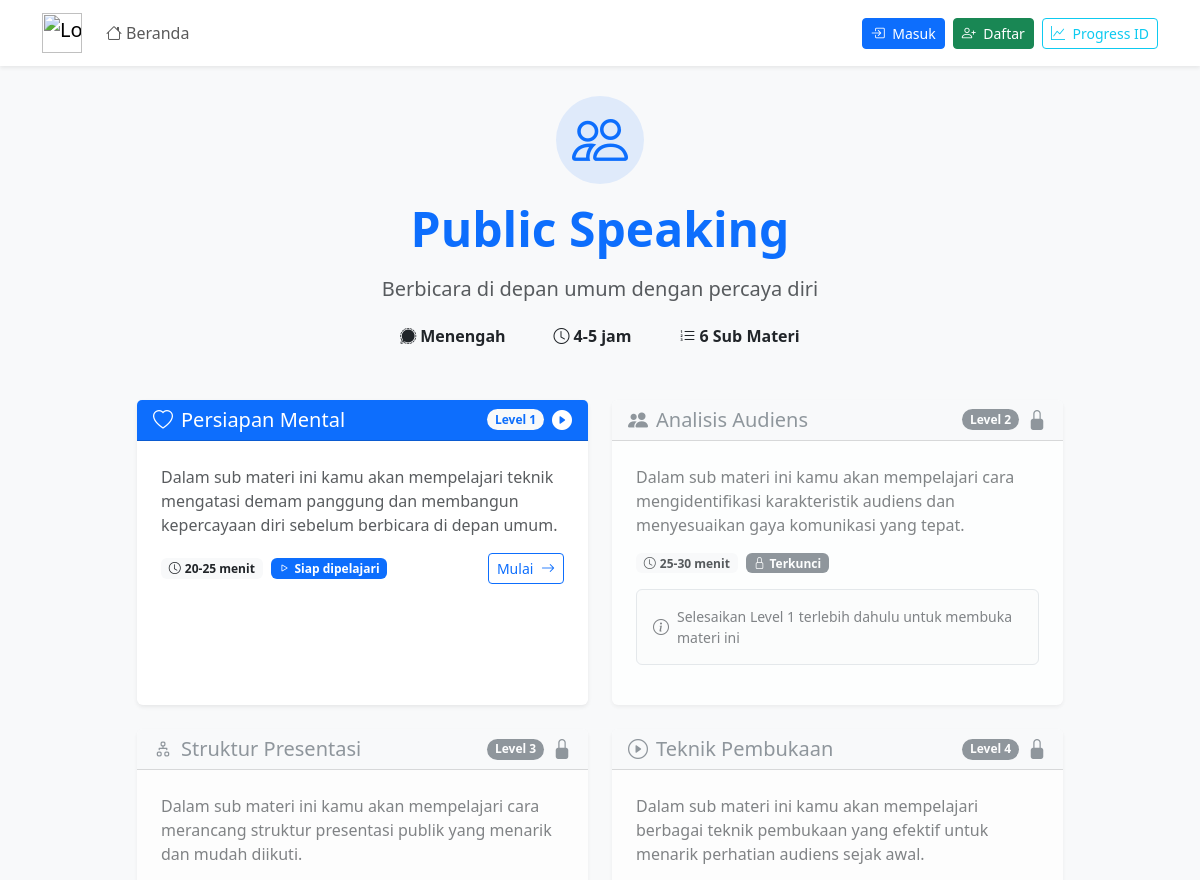
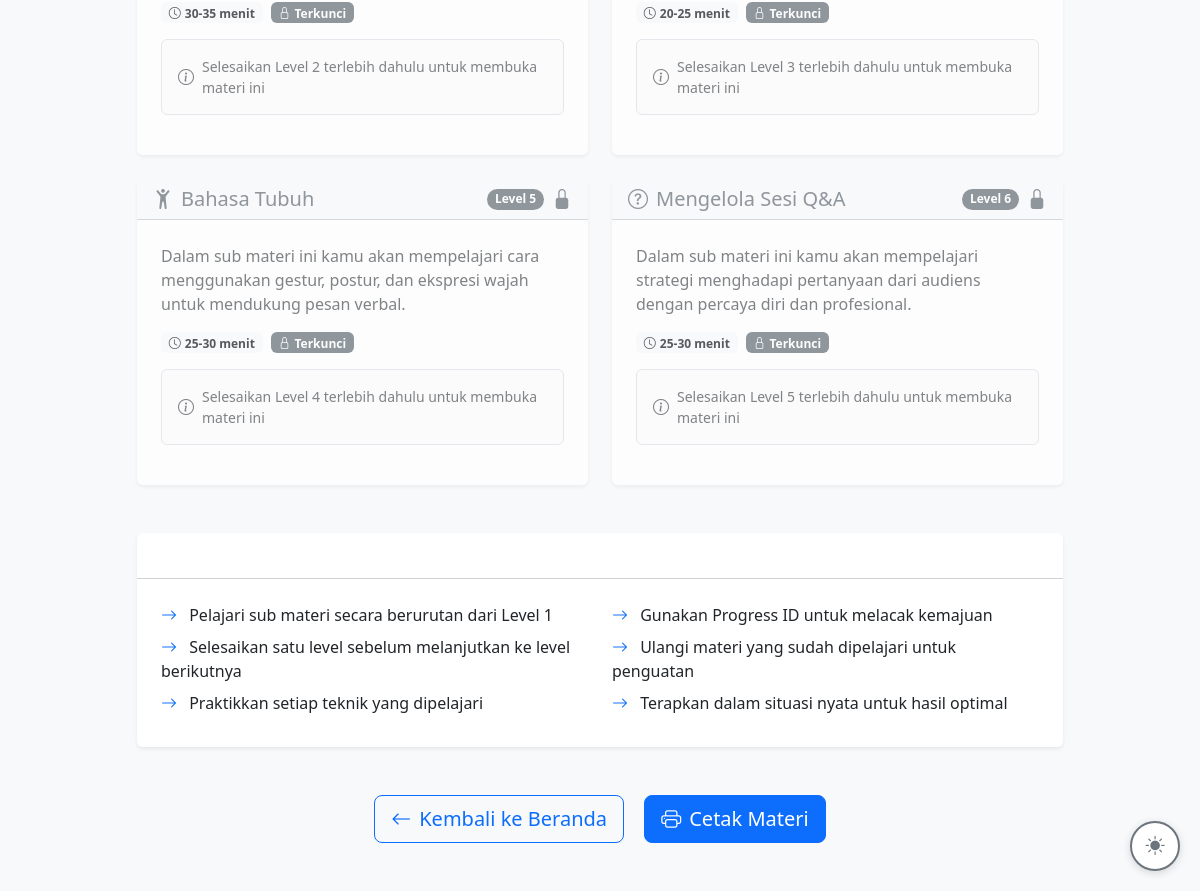
Page /pages/material.php?material_key=public-speaking on the committed database (2 pictures, top to bottom).
### tables this page shows
CREATE TABLE `materials` (
  `id` int(11) NOT NULL,
  `material_key` varchar(50) NOT NULL,
  `name` varchar(100) NOT NULL,
  `description` text DEFAULT NULL,
  `icon` varchar(50) DEFAULT NULL,
  `difficulty` enum('Pemula','Menengah','Lanjutan') DEFAULT 'Pemula',
  `duration` varchar(20) DEFAULT NULL,
  `is_active` tinyint(1) DEFAULT 1,
  `created_at` timestamp NOT NULL DEFAULT current_timestamp(),
  `deleted_at` timestamp NULL DEFAULT NULL
);

CREATE TABLE `submaterials` (
  `id` int(11) NOT NULL,
  `material_key` varchar(50) NOT NULL,
  `submaterial_key` varchar(50) NOT NULL,
  `title` varchar(200) NOT NULL,
  `description` text DEFAULT NULL,
  `level` int(11) DEFAULT 1,
  `icon` varchar(50) DEFAULT 'bi-circle',
  `duration` varchar(20) DEFAULT NULL,
  `is_active` tinyint(1) DEFAULT 1,
  `sort_order` int(11) DEFAULT 0,
  `created_at` timestamp NOT NULL DEFAULT current_timestamp(),
  `deleted_at` timestamp NULL DEFAULT NULL
);

### includes/functions.php (called while the page is built, shortened)
<?php
class Database {
    private static $instance = null;
    private $pdo;
    private function __construct() {
        $configPath = __DIR__ . '/../config/database.php';
        if (file_exists($configPath)) {
            $config = include $configPath;
        }
        try {
            $dsn = "mysql:host={$config['host']};dbname={$config['database']};charset={$config['charset']}";
            $options = [
                PDO::ATTR_ERRMODE => PDO::ERRMODE_EXCEPTION,
                PDO::ATTR_DEFAULT_FETCH_MODE => PDO::FETCH_ASSOC,
                PDO::ATTR_EMULATE_PREPARES => false,
            ];
            $this->pdo = new PDO($dsn, $config['username'], $config['password'], $options);
        } catch (PDOException $e) {
            die('Database connection failed: ' . $e->getMessage());
        }
    }
    public static function getInstance() {
        if (self::$instance === null) {
            self::$instance = new self();
        }
        return self::$instance;
    }
    public function getPDO() {
        return $this->pdo;
    }
}
function getDB() {
    return Database::getInstance()->getPDO();
}
function e($string) {
    return htmlspecialchars($string, ENT_QUOTES, 'UTF-8');
}
function getMaterialInfo($materialKey) {
    try {
        $db = getDB();
        $stmt = $db->prepare("SELECT * FROM materials WHERE material_key = ? AND is_active = 1");
        $stmt->execute([$materialKey]);
        $result = $stmt->fetch();
        return $result;
    } catch (Exception $e) {
        return [
            'material_key' => $materialKey,
            'name' => ucwords(str_replace('-', ' ', $materialKey)),
            'description' => 'Pelajari materi pembelajaran yang menarik dan bermanfaat',
            'icon' => 'bi-book',
            'difficulty' => 'Pemula',
            'duration' => '2-3 jam'
        ];
    }
}
function getSubmaterials($materialKey, $userId = null, $progressId = null) {
    try {
        $db = getDB();
        $stmt = $db->prepare("
            SELECT * FROM submaterials
            WHERE material_key = ? AND is_active = 1
            ORDER BY sort_order, level
        ");
        $stmt->execute([$materialKey]);
        $submaterials = $stmt->fetchAll();
        return $submaterials;
    } catch (Exception $e) {
        return [];
    }
}
?>

### pages/material.php (the view, shortened to what this page needs)
<link rel="stylesheet" href="<?php echo $basePath; ?>assets/css/materials.css">
<?php
include __DIR__ . '/../includes/functions.php';
$materialKey = $_GET['material_key'] ?? $_GET['material_id'] ?? $_GET['material'] ?? null;
$progressId = $_GET['progress_id'] ?? $_SESSION['progress_id'] ?? null;
$currentUser = getCurrentUser();
$userId = $currentUser ? $currentUser['user_id'] : null;
$materialInfo = getMaterialInfo($materialKey);
$submaterials = getSubmaterials($materialKey, $userId, $progressId);
$totalCount = count($submaterials);
include __DIR__ . '/../includes/header.php';
?>
<div class="container py-5 mt-5">
    <div class="row justify-content-center">
        <div class="col-lg-10">
            <div class="text-center mb-5" data-aos="fade-up">
                <div class="d-inline-block p-3 bg-primary bg-opacity-10 rounded-circle mb-3">
                    <i class="<?php echo e($materialInfo['icon']); ?> display-4 text-primary"></i>
                </div>
                <h1 class="display-5 fw-bold text-primary mb-3"><?php echo e($materialInfo['name']); ?></h1>
                <p class="lead text-muted"><?php echo e($materialInfo['description']); ?></p>
                <div class="d-flex justify-content-center gap-3 mt-3">
                    <span class="badge bg-light text-dark fs-6 px-3 py-2">
                        <i class="bi bi-signal me-1"></i><?php echo e($materialInfo['difficulty']); ?>
                    </span>
                    <span class="badge bg-light text-dark fs-6 px-3 py-2">
                        <i class="bi bi-clock me-1"></i><?php echo e($materialInfo['duration']); ?>
                    </span>
                    <span class="badge bg-light text-dark fs-6 px-3 py-2">
                        <i class="bi bi-list-ol me-1"></i><?php echo $totalCount; ?> Sub Materi
                    </span>
                </div>
            </div>
            <div class="row g-4">
                <?php
                $delay = 200;
                foreach ($submaterials as $index => $submaterial):
                    $isLocked = false;
                    $canAccess = true;
                    if ($submaterial['level'] > 1) {
                        $prevCompleted = false;
                        if (!$prevCompleted) {
                            $isLocked = true;
                            $canAccess = false;
                        }
                    }
                    $cardClass = 'h-100 border-0 shadow-sm';
                    if ($isLocked) {
                        $cardClass .= ' opacity-75';
                    } else {
                        $cardClass .= ' hover-card';
                    }
                    if ($submaterial['is_completed']) {
                        $headerClass = 'bg-success text-white';
                        $statusIcon = 'bi-check-circle-fill';
                    } elseif ($isLocked) {
                        $headerClass = 'bg-light text-muted';
                        $statusIcon = 'bi-lock-fill';
                    } else {
                        $headerClass = 'bg-primary text-white';
                        $statusIcon = 'bi-play-circle-fill';
                    }
                ?>
                    <div class="col-lg-6" data-aos="fade-up" data-aos-delay="<?php echo $delay; ?>">
                        <div class="card <?php echo $cardClass; ?>">
                            <?php if ($canAccess): ?>
                                <a href="submaterial.php?material_key=<?php echo urlencode($materialKey); ?>&sub=<?php echo urlencode($submaterial['submaterial_key']); ?><?php echo ($progressId ? '&progress_id=' . urlencode($progressId) : ''); ?>"
                                   class="text-decoration-none">
                            <?php endif; ?>
                                <div class="card-header <?php echo $headerClass; ?> d-flex justify-content-between align-items-center">
                                    <h5 class="mb-0 d-flex align-items-center">
                                        <i class="<?php echo e($submaterial['icon']); ?> me-2"></i>
                                        <?php echo e($submaterial['title']); ?>
                                    </h5>
                                    <div class="d-flex align-items-center gap-2">
                                        <span class="badge <?php echo $submaterial['is_completed'] ? 'bg-light text-success' : ($isLocked ? 'bg-secondary' : 'bg-light text-primary'); ?> rounded-pill">
                                            Level <?php echo $submaterial['level']; ?>
                                        </span>
                                        <i class="<?php echo $statusIcon; ?> fs-5"></i>
                                    </div>
                                </div>
                                <div class="card-body p-4">
                                    <p class="text-muted mb-3"><?php echo e($submaterial['description']); ?></p>
                                    <div class="d-flex justify-content-between align-items-center mb-3">
                                        <div class="d-flex gap-2 flex-wrap">
                                            <?php if ($submaterial['duration']): ?>
                                                <span class="badge bg-light text-dark">
                                                    <i class="bi bi-clock me-1"></i><?php echo e($submaterial['duration']); ?>
                                                </span>
                                            <?php endif; ?>
                                            <?php if ($submaterial['is_completed']): ?>
                                                <span class="badge bg-success">
                                                    <i class="bi bi-check-circle me-1"></i>Selesai
                                                </span>
                                            <?php elseif ($isLocked): ?>
                                                <span class="badge bg-secondary">
                                                    <i class="bi bi-lock me-1"></i>Terkunci
                                                </span>
                                            <?php else: ?>
                                                <span class="badge bg-primary">
                                                    <i class="bi bi-play me-1"></i>Siap dipelajari
                                                </span>
                                            <?php endif; ?>
                                        </div>
                                        <?php if ($canAccess): ?>
                                            <span class="btn btn-sm <?php echo $submaterial['is_completed'] ? 'btn-outline-success' : 'btn-outline-primary'; ?>">
                                                <?php echo $submaterial['is_completed'] ? 'Ulangi' : 'Mulai'; ?>
                                                <i class="bi bi-arrow-right ms-1"></i>
                                            </span>
                                        <?php endif; ?>
                                    </div>
                                    <?php if ($isLocked): ?>
                                        <div class="alert alert-light border d-flex align-items-center" role="alert">
                                            <i class="bi bi-info-circle me-2 text-muted"></i>
                                            <small class="text-muted mb-0">
                                                Selesaikan Level <?php echo $submaterial['level'] - 1; ?> terlebih dahulu untuk membuka materi ini
                                            </small>
                                        </div>
                                    <?php endif; ?>
                                </div>
                            <?php if ($canAccess): ?>
                                </a>
                            <?php endif; ?>
                        </div>
                    </div>
                <?php
                    $delay += 100;
                endforeach;
                ?>
            </div>
            <div class="card border-0 shadow-sm mt-5" data-aos="fade-up" data-aos-delay="700">
                <div class="card-header bg-gradient text-white" style="background: linear-gradient(135deg, #667eea 0%, #764ba2 100%);">
                    <h4 class="mb-0">
                        <i class="bi bi-lightbulb me-2"></i>Tips Pembelajaran
                    </h4>
                </div>
                <div class="card-body p-4">
                    <div class="row">
                        <div class="col-md-6">
                            <ul class="list-unstyled mb-0">
                                <li class="mb-2">
                                    <i class="bi bi-arrow-right text-primary me-2"></i>
                                    Pelajari sub materi secara berurutan dari Level 1
                                </li>
                                <li class="mb-2">
                                    <i class="bi bi-arrow-right text-primary me-2"></i>
                                    Selesaikan satu level sebelum melanjutkan ke level berikutnya
                                </li>
                                <li class="mb-2">
                                    <i class="bi bi-arrow-right text-primary me-2"></i>
                                    Praktikkan setiap teknik yang dipelajari
                                </li>
                            </ul>
                        </div>
                        <div class="col-md-6">
                            <ul class="list-unstyled mb-0">
                                <li class="mb-2">
                                    <i class="bi bi-arrow-right text-primary me-2"></i>
                                    <?php if ($userId): ?>
                                        Progress Anda akan tersimpan otomatis
                                    <?php else: ?>
                                        Gunakan Progress ID untuk melacak kemajuan
                                    <?php endif; ?>
                                </li>
                                <li class="mb-2">
                                    <i class="bi bi-arrow-right text-primary me-2"></i>
                                    Ulangi materi yang sudah dipelajari untuk penguatan
                                </li>
                                <li class="mb-2">
                                    <i class="bi bi-arrow-right text-primary me-2"></i>
                                    Terapkan dalam situasi nyata untuk hasil optimal
                                </li>
                            </ul>
                        </div>
                    </div>
                </div>
            </div>
            <div class="text-center mt-5" data-aos="fade-up" data-aos-delay="800">
                <a href="../index.php" class="btn btn-outline-primary btn-lg me-3">
                    <i class="bi bi-arrow-left me-2"></i>Kembali ke Beranda
                </a>
                <button class="btn btn-primary btn-lg" onclick="window.print()">
                    <i class="bi bi-printer me-2"></i>Cetak Materi
                </button>
            </div>
        </div>
    </div>
</div>
<?php include '../includes/footer.php'; ?>

### assets/css/materials.css (style rules this page uses)
.hover-card { transition: all 0.3s ease; cursor: pointer; }
.card.opacity-75 { pointer-events: none; cursor: not-allowed; }
.card.opacity-75 .card-header { background-color: #f8f9fa !important; color: #6c757d !important; }
.badge.rounded-pill { font-size: 0.75rem; padding: 0.35em 0.65em; }

### assets/css/style.css (style rules this page uses)
body { background-color: #f8f9fa; min-height: 100vh; }

### rows in the picture
materials: name "Public Speaking", description "Berbicara di depan umum dengan percaya diri", difficulty "Menengah", duration "4-5 jam"
submaterials: title "Persiapan Mental", level "1", description "Dalam sub materi ini kamu akan mempelajari teknik mengatasi demam panggung dan membangun kepercayaan diri sebelum berbicara di depan umum.", duration "20-25 menit", shows "Siap dipelajari", shows "Mulai"
submaterials: title "Analisis Audiens", level "2", description "Dalam sub materi ini kamu akan mempelajari cara mengidentifikasi karakteristik audiens dan menyesuaikan gaya komunikasi yang tepat.", duration "25-30 menit", shows "Terkunci", $submaterial['level']-1 "1"
submaterials: title "Struktur Presentasi", level "3", description "Dalam sub materi ini kamu akan mempelajari cara merancang struktur presentasi publik yang menarik dan mudah diikuti.", duration "30-35 menit", shows "Terkunci", $submaterial['level']-1 "2"
submaterials: title "Teknik Pembukaan", level "4", description "Dalam sub materi ini kamu akan mempelajari berbagai teknik pembukaan yang efektif untuk menarik perhatian audiens sejak awal.", duration "20-25 menit", shows "Terkunci", $submaterial['level']-1 "3"
submaterials: title "Bahasa Tubuh", level "5", description "Dalam sub materi ini kamu akan mempelajari cara menggunakan gestur, postur, dan ekspresi wajah untuk mendukung pesan verbal.", duration "25-30 menit", shows "Terkunci", $submaterial['level']-1 "4"
submaterials: title "Mengelola Sesi Q&A", level "6", description "Dalam sub materi ini kamu akan mempelajari strategi menghadapi pertanyaan dari audiens dengan percaya diri dan profesional.", duration "25-30 menit", shows "Terkunci", $submaterial['level']-1 "5"

### other values in the picture
$totalCount "6"
